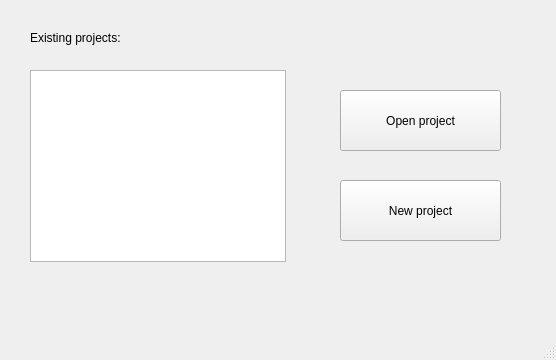
<?xml version="1.0" encoding="UTF-8"?>
<ui version="4.0">
 <class>MainWindow</class>
 <widget class="QMainWindow" name="MainWindow">
  <property name="geometry">
   <rect>
    <x>0</x>
    <y>0</y>
    <width>556</width>
    <height>360</height>
   </rect>
  </property>
  <property name="windowTitle">
   <string>MainWindow</string>
  </property>
  <widget class="QWidget" name="centralwidget">
   <widget class="QLabel" name="label">
    <property name="geometry">
     <rect>
      <x>30</x>
      <y>30</y>
      <width>91</width>
      <height>16</height>
     </rect>
    </property>
    <property name="text">
     <string>Existing projects:</string>
    </property>
   </widget>
   <widget class="QTreeView" name="treeView">
    <property name="geometry">
     <rect>
      <x>30</x>
      <y>70</y>
      <width>256</width>
      <height>192</height>
     </rect>
    </property>
   </widget>
   <widget class="QPushButton" name="btnOpenProject">
    <property name="geometry">
     <rect>
      <x>340</x>
      <y>90</y>
      <width>161</width>
      <height>61</height>
     </rect>
    </property>
    <property name="text">
     <string>Open project</string>
    </property>
   </widget>
   <widget class="QPushButton" name="btnNewProject">
    <property name="geometry">
     <rect>
      <x>340</x>
      <y>180</y>
      <width>161</width>
      <height>61</height>
     </rect>
    </property>
    <property name="text">
     <string>New project</string>
    </property>
   </widget>
  </widget>
  <widget class="QMenuBar" name="menubar">
   <property name="geometry">
    <rect>
     <x>0</x>
     <y>0</y>
     <width>556</width>
     <height>21</height>
    </rect>
   </property>
  </widget>
  <widget class="QStatusBar" name="statusbar"/>
 </widget>
 <resources/>
 <connections/>
</ui>
